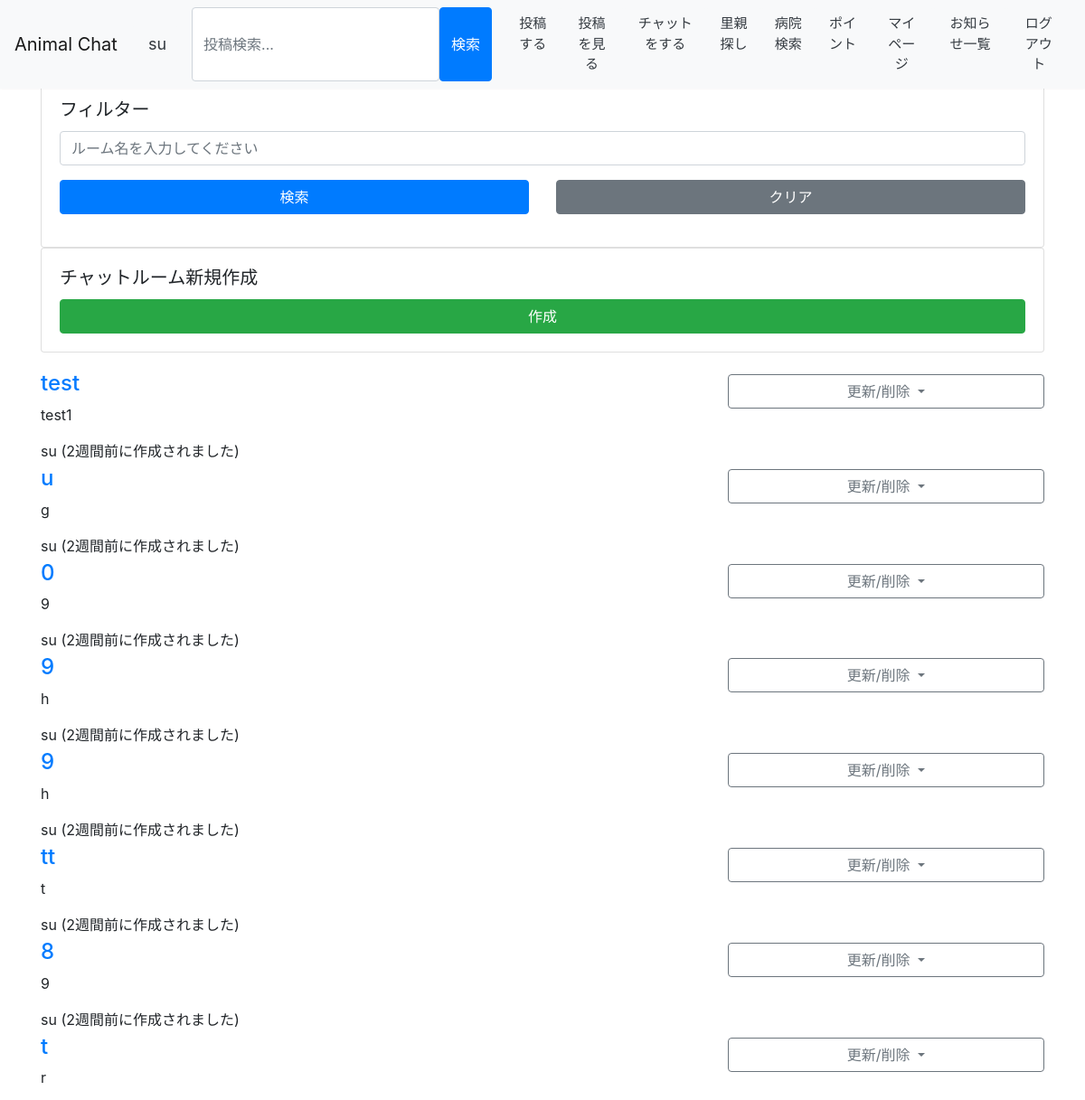
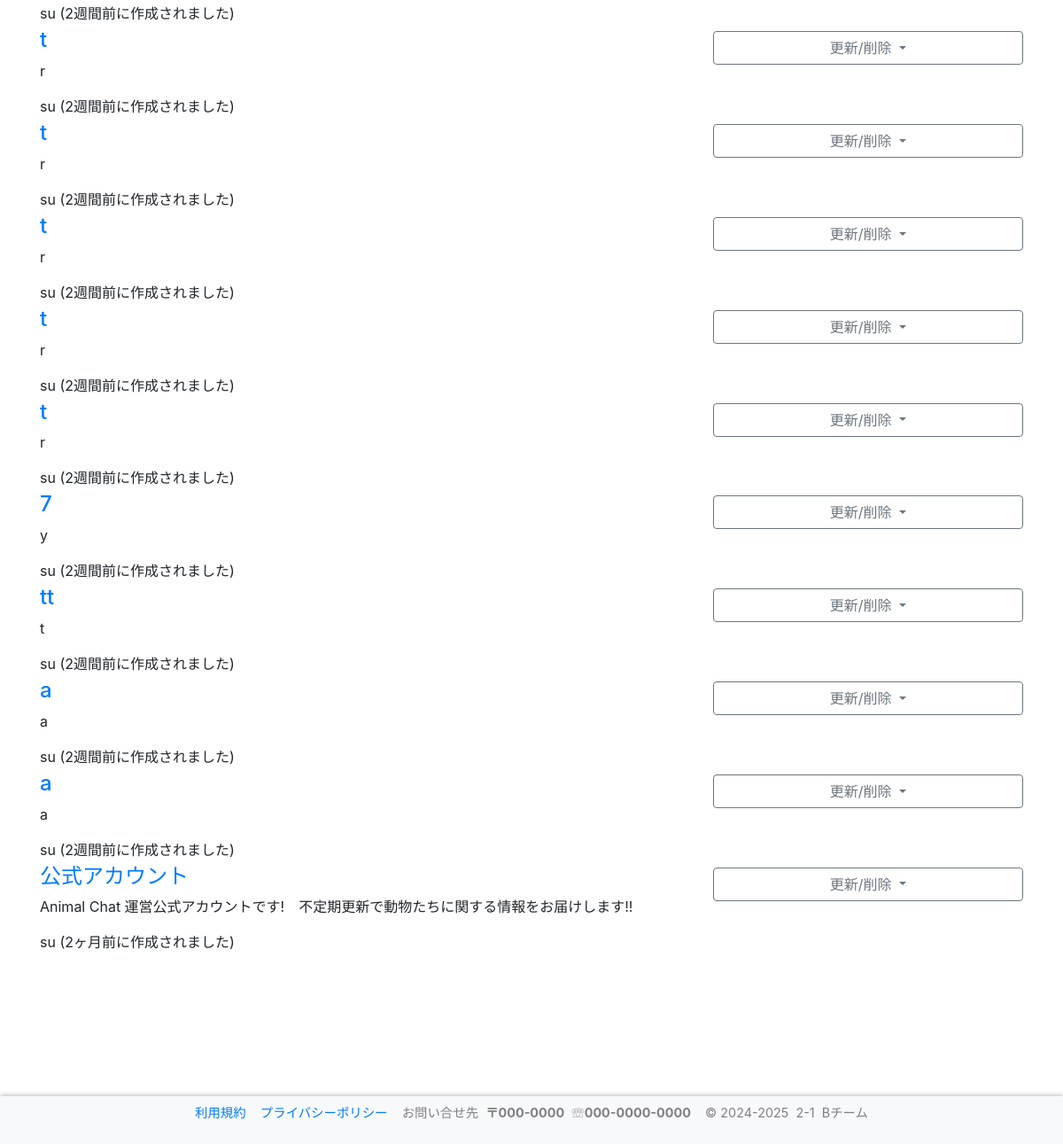
The page /chat/ (signed in) on the database its author committed (2 pictures, top to bottom).
### accounts/models.py (models this page shows)
class User(AbstractBaseUser, PermissionsMixin):
    screen_name = models.CharField(
        gettext_lazy('アカウント名'),
        max_length=128,
        default='',
        blank=True,
        help_text=gettext_lazy('128文字以内で入力してください'),
    )
    email = models.EmailField(gettext_lazy('メールアドレス'), unique=True)
    is_staff = models.BooleanField(
        gettext_lazy('staff status'),
        default=False,
        help_text=gettext_lazy('Designates whether the user can log into this admin site.'),
    )
    is_active = models.BooleanField(
        gettext_lazy('active'),
        default=True,
        help_text=gettext_lazy(
            'Designates whether this user should be treated as active. Unselect this instead of deleting accounts.'
        ),
    )
    date_joined = models.DateTimeField(gettext_lazy('date joined'), default=timezone.now)
    objects = CustomUserManager()
    points = models.IntegerField(
        default=0,
        blank=True,
        null=True,
    )
    pt_give = models.IntegerField(
        default=0,
        blank=True,
        null=True,
    )
    icon = models.ImageField(
        upload_to='icon',
        verbose_name='画像',
        null=True,
        blank=True,
        default="icon/default.png",
    )
    profile = models.TextField(
        gettext_lazy('プロフィール'),
        max_length=200,
        null=True,
        default='',
        blank=True,
        help_text=gettext_lazy('200文字以内で入力してください'),
    )
    USERNAME_FIELD = 'email'
    REQUIRED_FIELDS = []
    class Meta:
        verbose_name = gettext_lazy('user')
        verbose_name_plural = gettext_lazy('users')
    def __str__(self):
        return self.__unicode__()
    def __unicode__(self):
        return self.screen_name or self.email

### chat/models.py (models this page shows, shortened)
class Room(models.Model):
    host = models.ForeignKey(User, on_delete=models.CASCADE)
    name = models.CharField(gettext_lazy('ルーム名'), max_length=64)
    description = models.TextField(gettext_lazy('説明文'), max_length=128)
    participants = models.ManyToManyField(User, related_name='rooms', verbose_name=gettext_lazy('参加者を選択'), blank=True)
    created_at = models.DateTimeField(gettext_lazy('Created time'), default=timezone.now)
    objects = RoomQueryset.as_manager()

### chat/views.py (the view)
# urls.py: path('', views.Index.as_view(), name='index'),
class Index(LoginRequiredMixin, ListView):
    login_url = '/login/'
    model = models.Room
    template_name = 'chat/index.html'
    context_object_name = 'room_ctx'
    pagenate_by = 10
    def get_queryset(self):
        queryset = super().get_queryset()
        form = forms.SearchForm(self.request.GET or None)
        keywords = form.get_keywords()
        return queryset.filtering(user=self.request.user, keywords=keywords)
    def get_context_data(self, **kwargs):
        context = super().get_context_data(**kwargs)
        context['search_form'] = forms.SearchForm(self.request.GET or None)
        return context

### chat/forms.py
class SearchForm(forms.Form):
    keywords = forms.CharField(
        label=gettext_lazy('キーワード'),
        required=False,
        widget=forms.TextInput(attrs={
            'placeholder': gettext_lazy('ルーム名を入力してください'),
            'class': 'form-control',
        }),
    )
    def get_keywords(self):
        init_keywords = ''
        keywords = init_keywords
        if self.is_valid():
            keywords = self.cleaned_data.get('keywords', init_keywords)
        return keywords

### chat/models.py (called while the page is built)
    def _related_user(self, user=None):
        try:
            queryset = self.filter(models.Q(host=user) | models.Q(participants__in=[user.pk]))
        except:
            queryset = self
        return queryset

    def filtering(self, user=None, keywords='', order='-created_at'):
        words = keywords.split()
        queryset = self._related_user(user=user)
        if words:
            condition = reduce(operator.or_, (models.Q(name__icontains=word) for word in words))
            queryset = queryset.filter(condition)
        return queryset.order_by(order).distinct()

### templates/chat/index.html (shortened to what this page needs)
{% extends 'base.html' %}
{% load humanize %}
{% block content %}
<br>
<div class="row justify-content-center">
    <div class="col-12">
        <div class="card">
            <div class="card-body">
                <h5 class="card-title">フィルター</h5>
                <form action="", method="GET">
                    <div class="form-group row">
                        <div class="col-12">
                            {{ search_form.keywords }}
                        </div>
                    </div>
                    <div class="form-group row">
                        <div class="col-12 col-sm-12 col-md-12 col-lg-6 col-xl-6">
                            <button type="submit" class="btn btn-primary btn-block">検索</button>
                        </div>
                        <div class="col-12 col-sm-12 col-md-12 col-lg-6 col-xl-6">
                            <a href="{% url 'chat:index' %}" class="btn btn-secondary btn-block">クリア</a>
                        </div>
                    </div>
                </form>
            </div>
        </div>
    </div>
</div>
<div class="row justify-content-center">
    <div class="col-12">
        <div class="card">
            <div class="card-body">
                <h5 class="card-title">チャットルーム新規作成</h5>
                <div class="row">
                    <div class="col-12">
                        <a href="{% url 'chat:create_room' %}" class="btn btn-success btn-block">作成</a>
                    </div>
                </div>
            </div>
        </div>
    </div>
</div>
<div class="row justify-content-center mt-3">
    <div class="col-12">
        <section>
        {% for room in room_ctx %}
            <article>
                <div class="row">
                    <div class="col-8">
                        <h4 class="h4 mt-1"><a href="{% url 'chat:enter_room' room.pk %}">{{ room.name }}</a></h4>
                        <p>{{ room.description }}</p>
                        <div>
                            <span>{{ room.host|stringformat:"s" }}</span>
                            <time datetime="{{ room.created_at|date:'Y-m-d' }}">({{ room.created_at|naturaltime }}に作成されました)</time>
                        </div>
                    </div>
                    <div class="col-4">
                    {% if room.host.pk == user.pk %}
                        <div class="dropdown mt-2">
                            <a class="btn btn-outline-secondary btn-block dropdown-toggle" href="#" role="button"
                                id="dropdownMenuLink{{ forloop.counter }}" data-toggle="dropdown" aria-haspopup="true" aria-expanded="false">
                                更新/削除
                            </a>
                        </div>
                    {% endif %}
                    </div>
                </div>
            </article>
        {% empty %}
            <article>
                <p>No rooms exists.</p>
            </article>
        {% endfor %}
        </section>
    </div>
</div>
{% endblock %}

### templates/base.html (shortened to what this page needs)
<!doctype html>
<html lang="ja">
{% load static %}
<head>
    <link rel="stylesheet" href="https://cdn.jsdelivr.net/npm/bootstrap@4.6.0/dist/css/bootstrap.min.css"
>
    <link rel="stylesheet" href="https://cdn.jsdelivr.net/gh/gitbrent/bootstrap4-toggle@3.6.1/css/bootstrap4-toggle.min.css">
</head>
<header>
    <nav class="navbar navbar-expand-lg navbar-light bg-light">
            <a class="navbar-brand" href="{% url 'accounts:index' %}">Animal Chat</a>
        {% if user.is_authenticated %}
            <form method="get" action="{% url 'accounts:mypage' %}" >
                <button type="submit" class="btn btn-light text-dark me-2" style="font-size:18px;">
                    &nbsp{{ user|stringformat:"s" }}
                </button>
            </form>
        {% endif %}
        <div class="collapse navbar-collapse" id="navbarSupportedContent">
            <ul class="navbar-nav mr-auto">
                <br>
                <form method="get" action="{% url "post:posts_search" %}" class="col-12 col-lg-auto mb-2 mb-lg-0" role="search" style="display: flex;">
                    <input type="search" class="form-control" placeholder="投稿検索..." aria-label="Search" name="keyword" value="{{ request.GET.keyword }}" style="width:auto; height:auto;">
                    <input type="submit" value="検索" class="btn btn-primary ">
                </form>
                {% if user.is_authenticated %}
                    <form method="post" action="{% url 'post:posts' %}" >
                        <button type="submit" class="btn btn-light text-dark me-2" style=font-size:15px;>投稿する</button>
                    </form>
                    <form method="get" action="{% url 'post:posts_search' %}" >
                        <button type="submit" class="btn btn-light text-dark me-2" style=font-size:15px; style=font-size:15px;>投稿を見る</button>
                    </form>
                    <form method="get" action="{% url 'chat:index' %}" >
                        <button type="submit" class="btn btn-light text-dark me-2" style=font-size:15px;>チャットをする</button>
                    </form>
                    <form method="get" action="{% url 'accounts:adopt' %}" >
                        <button type="submit" class="btn btn-light text-dark me-2" style=font-size:15px;>里親探し</button>
                    </form>
                    <form method="get" action="{% url 'contents:hospital_list' %}" >
                        <button type="submit" class="btn btn-light text-dark me-2" style=font-size:15px;>病院検索</button>
                    </form>
                    <form method="get" action="{% url 'accounts:points' %}" >
                        <button type="submit" class="btn btn-light text-dark me-2" style=font-size:15px;>ポイント</button>
                    </form>
                    <form method="get" action="{% url 'accounts:mypage' %}" >
                        <button type="submit" class="btn btn-light text-dark me-2" style=font-size:15px;>マイページ</button>
                    </form>
                    <form method="get" action="{% url 'contents:notice_l' %}" >
                        <button type="submit" class="btn btn-light text-dark me-2" style=font-size:15px;>お知らせ一覧</button>
                    </form>
                    <form method="get" action="{% url 'accounts:logoutchk' %}">
                        <button type="submit" class="btn btn-light text-dark me-2" style=font-size:15px;>ログアウト</button>
                    </form>
                {% else %}
                    <form method="post" action="{% url 'accounts:login' %}">
                        {% csrf_token %}
                        <button type="submit" class="btn btn-light text-dark me-2" style=font-size:15px;>ログイン</button>
                    </form>
                {% endif %}
            </ul>
        </div>
    </nav>
</header>
    <body>
    <div class="container mt-3">
        <br>
        <br>
        {% block content %}{% endblock %}
        <p style="height:200px;">&nbsp</p>
    </div>
    </body>
</body>
    <footer>
        <nav class="navbar navbar-expand-lg navbar-light bg-light" id="footer_js">
            <div class=" navbar-collapse" id="navbarSupportedContent" style="text-align:center;">
                <ul class="navbar-nav mr-auto" style="margin: auto;">
                    <li><a href="{% url 'contents:terms' %}">利用規約</a>&nbsp&nbsp&nbsp&nbsp<a href="{% url 'contents:privacy_policy' %}">プライバシーポリシー</a></li>
                    <li>
                        <div class="contact">
                            <p>お問い合せ先&nbsp&nbsp<b>〒000-0000</b>&nbsp&nbsp☏<b>000-0000-0000</b></p>
                        </div>
                    </li>
                    <li>
                        <div class="copyright" >
                            <p>© 2024-2025&nbsp&nbsp2-1&nbsp&nbspBチーム</p>
                        </div>
                    </li>
                </ul>
            </div>
        </nav>
    </footer>
</html>

### templates/base.html (style rules this page uses)
header { position: fixed; top: 0; left: 0; width: 100%; z-index:1; background-color: #333; color: #fff; justify-content: space-between; align-items: center; flex-wrap: nowrap; box-shadow: 0 -2px 4px rgba(0, 0, 0, 0.2); font-size: 0.9em; }
footer { position: fixed; bottom: 0; left:0; width: 100%; z-index:1; color: #808080; justify-content: space-between; align-items: center; flex-wrap: nowrap; box-shadow: 0 -2px 4px rgba(0, 0, 0, 0.2); font-size: 0.9em; }

### rows shown on the page
User: screen_name "su"
Room: name "test", description "test1", host "su", created_at "2週間前"
Room: name "u", description "g", host "su", created_at "2週間前"
Room: name "0", description "9", host "su", created_at "2週間前"
Room: name "9", description "h", host "su", created_at "2週間前"
Room: name "9", description "h", host "su", created_at "2週間前"
Room: name "tt", description "t", host "su", created_at "2週間前"
Room: name "8", description "9", host "su", created_at "2週間前"
Room: name "t", description "r", host "su", created_at "2週間前"
Room: name "t", description "r", host "su", created_at "2週間前"
Room: name "t", description "r", host "su", created_at "2週間前"
Room: name "t", description "r", host "su", created_at "2週間前"
Room: name "t", description "r", host "su", created_at "2週間前"
Room: name "t", description "r", host "su", created_at "2週間前"
Room: name "7", description "y", host "su", created_at "2週間前"
Room: name "tt", description "t", host "su", created_at "2週間前"
Room: name "a", description "a", host "su", created_at "2週間前"
Room: name "a", description "a", host "su", created_at "2週間前"
Room: name "公式アカウント", description "Animal Chat 運営公式アカウントです! 不定期更新で動物たちに関する情報をお届けします!!", host "su", created_at "2ヶ月前"
